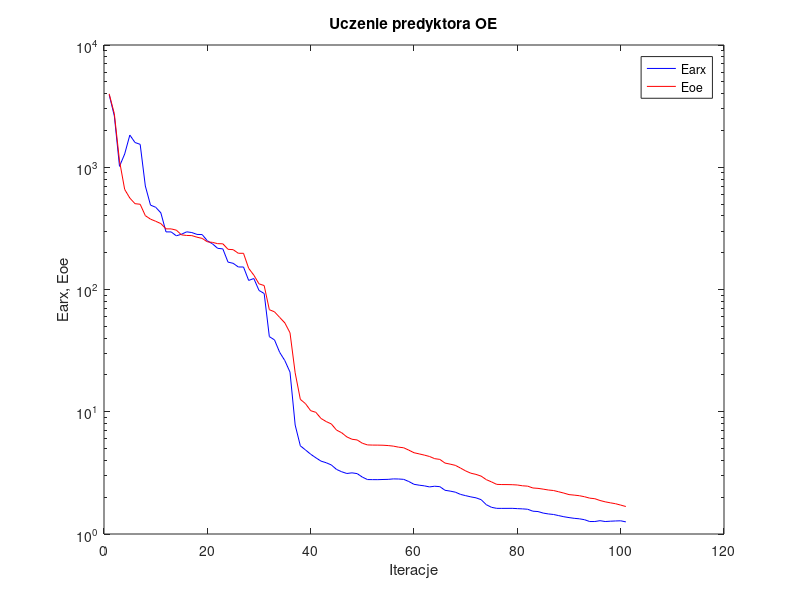
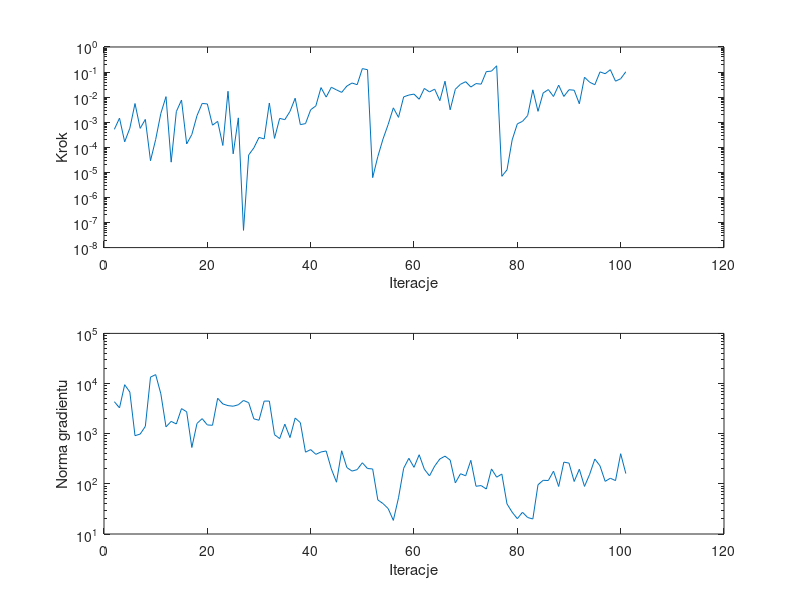

Source code (MATLAB) for these figures, in order:
%uczenie predyktora oe
clear all;
n=0; farx(n+1)=3.923223e+003; foe(n+1)=3.984579e+003; wspucz(n+1)=0.000000e+000; ng(n+1)=0.000000e+000;
%odnowa zmiennej metryki
n=1; farx(n+1)=2.629732e+003; foe(n+1)=2.739779e+003; krok(n+1)=5.188110e-004; ng(n+1)=4.350435e+003;
n=2; farx(n+1)=1.017573e+003; foe(n+1)=1.127627e+003; krok(n+1)=1.454759e-003; ng(n+1)=3.272105e+003;
n=3; farx(n+1)=1.283623e+003; foe(n+1)=6.587955e+002; krok(n+1)=1.650796e-004; ng(n+1)=9.477435e+003;
n=4; farx(n+1)=1.834092e+003; foe(n+1)=5.596694e+002; krok(n+1)=5.747417e-004; ng(n+1)=6.766179e+003;
n=5; farx(n+1)=1.593633e+003; foe(n+1)=5.035143e+002; krok(n+1)=5.557598e-003; ng(n+1)=9.129568e+002;
n=6; farx(n+1)=1.539719e+003; foe(n+1)=4.981444e+002; krok(n+1)=5.688063e-004; ng(n+1)=9.824566e+002;
n=7; farx(n+1)=7.025078e+002; foe(n+1)=4.018327e+002; krok(n+1)=1.291963e-003; ng(n+1)=1.398122e+003;
n=8; farx(n+1)=4.901011e+002; foe(n+1)=3.763648e+002; krok(n+1)=2.911585e-005; ng(n+1)=1.343095e+004;
n=9; farx(n+1)=4.707003e+002; foe(n+1)=3.615278e+002; krok(n+1)=2.044712e-004; ng(n+1)=1.506577e+004;
n=10; farx(n+1)=4.239506e+002; foe(n+1)=3.460822e+002; krok(n+1)=2.241713e-003; ng(n+1)=6.243382e+003;
n=11; farx(n+1)=2.960096e+002; foe(n+1)=3.134295e+002; krok(n+1)=1.046652e-002; ng(n+1)=1.370046e+003;
n=12; farx(n+1)=2.958280e+002; foe(n+1)=3.131833e+002; krok(n+1)=2.555890e-005; ng(n+1)=1.759263e+003;
n=13; farx(n+1)=2.748268e+002; foe(n+1)=3.058403e+002; krok(n+1)=2.647020e-003; ng(n+1)=1.563415e+003;
n=14; farx(n+1)=2.832979e+002; foe(n+1)=2.798038e+002; krok(n+1)=7.680234e-003; ng(n+1)=3.162138e+003;
n=15; farx(n+1)=2.963500e+002; foe(n+1)=2.768019e+002; krok(n+1)=1.357061e-004; ng(n+1)=2.738391e+003;
n=16; farx(n+1)=2.923303e+002; foe(n+1)=2.759273e+002; krok(n+1)=3.229906e-004; ng(n+1)=5.306995e+002;
n=17; farx(n+1)=2.822574e+002; foe(n+1)=2.678822e+002; krok(n+1)=1.830478e-003; ng(n+1)=1.602910e+003;
n=18; farx(n+1)=2.813052e+002; foe(n+1)=2.618341e+002; krok(n+1)=5.608389e-003; ng(n+1)=1.995909e+003;
n=19; farx(n+1)=2.503273e+002; foe(n+1)=2.455367e+002; krok(n+1)=5.355898e-003; ng(n+1)=1.493973e+003;
n=20; farx(n+1)=2.362536e+002; foe(n+1)=2.429066e+002; krok(n+1)=7.624904e-004; ng(n+1)=1.472997e+003;
n=21; farx(n+1)=2.171613e+002; foe(n+1)=2.371399e+002; krok(n+1)=1.081189e-003; ng(n+1)=5.094245e+003;
n=22; farx(n+1)=2.149637e+002; foe(n+1)=2.365485e+002; krok(n+1)=1.180809e-004; ng(n+1)=3.923561e+003;
n=23; farx(n+1)=1.675520e+002; foe(n+1)=2.132620e+002; krok(n+1)=1.713076e-002; ng(n+1)=3.630413e+003;
n=24; farx(n+1)=1.637599e+002; foe(n+1)=2.117447e+002; krok(n+1)=5.491616e-005; ng(n+1)=3.532113e+003;
n=25; farx(n+1)=1.528319e+002; foe(n+1)=1.978305e+002; krok(n+1)=1.489680e-003; ng(n+1)=3.775350e+003;
%odnowa zmiennej metryki
n=26; farx(n+1)=1.527870e+002; foe(n+1)=1.977767e+002; krok(n+1)=4.863692e-008; ng(n+1)=4.599613e+003;
n=27; farx(n+1)=1.186554e+002; foe(n+1)=1.490185e+002; krok(n+1)=4.934594e-005; ng(n+1)=4.162310e+003;
n=28; farx(n+1)=1.229831e+002; foe(n+1)=1.310188e+002; krok(n+1)=9.441524e-005; ng(n+1)=1.977489e+003;
n=29; farx(n+1)=9.824531e+001; foe(n+1)=1.112323e+002; krok(n+1)=2.471070e-004; ng(n+1)=1.855495e+003;
n=30; farx(n+1)=9.278352e+001; foe(n+1)=1.077358e+002; krok(n+1)=2.160041e-004; ng(n+1)=4.465556e+003;
n=31; farx(n+1)=4.117079e+001; foe(n+1)=6.837914e+001; krok(n+1)=5.836445e-003; ng(n+1)=4.474383e+003;
n=32; farx(n+1)=3.870479e+001; foe(n+1)=6.569311e+001; krok(n+1)=2.266194e-004; ng(n+1)=9.570971e+002;
n=33; farx(n+1)=3.061567e+001; foe(n+1)=5.913308e+001; krok(n+1)=1.420248e-003; ng(n+1)=7.981068e+002;
n=34; farx(n+1)=2.621130e+001; foe(n+1)=5.332330e+001; krok(n+1)=1.265711e-003; ng(n+1)=1.551057e+003;
n=35; farx(n+1)=2.109945e+001; foe(n+1)=4.425306e+001; krok(n+1)=2.707062e-003; ng(n+1)=8.362102e+002;
n=36; farx(n+1)=7.786492e+000; foe(n+1)=2.079515e+001; krok(n+1)=9.041785e-003; ng(n+1)=2.051243e+003;
n=37; farx(n+1)=5.264528e+000; foe(n+1)=1.263088e+001; krok(n+1)=8.017326e-004; ng(n+1)=1.663445e+003;
n=38; farx(n+1)=4.869591e+000; foe(n+1)=1.164247e+001; krok(n+1)=8.790130e-004; ng(n+1)=4.283520e+002;
n=39; farx(n+1)=4.493878e+000; foe(n+1)=1.020207e+001; krok(n+1)=3.135616e-003; ng(n+1)=4.818249e+002;
n=40; farx(n+1)=4.202667e+000; foe(n+1)=9.893938e+000; krok(n+1)=4.473296e-003; ng(n+1)=3.876897e+002;
n=41; farx(n+1)=3.946917e+000; foe(n+1)=8.814526e+000; krok(n+1)=2.399905e-002; ng(n+1)=4.320008e+002;
n=42; farx(n+1)=3.827893e+000; foe(n+1)=8.314250e+000; krok(n+1)=1.004449e-002; ng(n+1)=4.523853e+002;
n=43; farx(n+1)=3.672635e+000; foe(n+1)=7.947739e+000; krok(n+1)=2.476948e-002; ng(n+1)=1.980522e+002;
n=44; farx(n+1)=3.375019e+000; foe(n+1)=7.081064e+000; krok(n+1)=1.945154e-002; ng(n+1)=1.079147e+002;
n=45; farx(n+1)=3.230470e+000; foe(n+1)=6.735055e+000; krok(n+1)=1.547432e-002; ng(n+1)=4.568971e+002;
n=46; farx(n+1)=3.126035e+000; foe(n+1)=6.226101e+000; krok(n+1)=2.757245e-002; ng(n+1)=2.115857e+002;
n=47; farx(n+1)=3.164725e+000; foe(n+1)=5.957677e+000; krok(n+1)=3.661089e-002; ng(n+1)=1.797341e+002;
n=48; farx(n+1)=3.118589e+000; foe(n+1)=5.879199e+000; krok(n+1)=3.134999e-002; ng(n+1)=1.920844e+002;
n=49; farx(n+1)=2.920485e+000; foe(n+1)=5.527407e+000; krok(n+1)=1.372911e-001; ng(n+1)=2.630044e+002;
n=50; farx(n+1)=2.788021e+000; foe(n+1)=5.354914e+000; krok(n+1)=1.241631e-001; ng(n+1)=2.020965e+002;
%odnowa zmiennej metryki
n=51; farx(n+1)=2.784604e+000; foe(n+1)=5.337804e+000; krok(n+1)=6.169752e-006; ng(n+1)=1.980658e+002;
n=52; farx(n+1)=2.783451e+000; foe(n+1)=5.334283e+000; krok(n+1)=4.285449e-005; ng(n+1)=4.775611e+001;
n=53; farx(n+1)=2.792365e+000; foe(n+1)=5.322977e+000; krok(n+1)=2.130969e-004; ng(n+1)=4.045822e+001;
n=54; farx(n+1)=2.798997e+000; foe(n+1)=5.289327e+000; krok(n+1)=8.132823e-004; ng(n+1)=3.215323e+001;
n=55; farx(n+1)=2.823159e+000; foe(n+1)=5.234124e+000; krok(n+1)=3.739948e-003; ng(n+1)=1.867996e+001;
n=56; farx(n+1)=2.818212e+000; foe(n+1)=5.134804e+000; krok(n+1)=1.561071e-003; ng(n+1)=5.270438e+001;
n=57; farx(n+1)=2.799715e+000; foe(n+1)=5.074548e+000; krok(n+1)=1.023953e-002; ng(n+1)=2.045721e+002;
n=58; farx(n+1)=2.686729e+000; foe(n+1)=4.851066e+000; krok(n+1)=1.210728e-002; ng(n+1)=3.232801e+002;
n=59; farx(n+1)=2.550063e+000; foe(n+1)=4.622447e+000; krok(n+1)=1.321526e-002; ng(n+1)=2.133940e+002;
n=60; farx(n+1)=2.508408e+000; foe(n+1)=4.522300e+000; krok(n+1)=8.237127e-003; ng(n+1)=3.806357e+002;
n=61; farx(n+1)=2.477255e+000; foe(n+1)=4.419811e+000; krok(n+1)=2.223039e-002; ng(n+1)=1.961250e+002;
n=62; farx(n+1)=2.427790e+000; foe(n+1)=4.306721e+000; krok(n+1)=1.614645e-002; ng(n+1)=1.441838e+002;
n=63; farx(n+1)=2.459303e+000; foe(n+1)=4.134088e+000; krok(n+1)=2.080702e-002; ng(n+1)=2.263504e+002;
n=64; farx(n+1)=2.439672e+000; foe(n+1)=4.075666e+000; krok(n+1)=7.242402e-003; ng(n+1)=3.130541e+002;
n=65; farx(n+1)=2.278563e+000; foe(n+1)=3.804462e+000; krok(n+1)=4.320574e-002; ng(n+1)=3.566907e+002;
n=66; farx(n+1)=2.243514e+000; foe(n+1)=3.728460e+000; krok(n+1)=3.127439e-003; ng(n+1)=2.980162e+002;
n=67; farx(n+1)=2.198888e+000; foe(n+1)=3.643623e+000; krok(n+1)=2.065111e-002; ng(n+1)=1.044559e+002;
n=68; farx(n+1)=2.108658e+000; foe(n+1)=3.462785e+000; krok(n+1)=3.264474e-002; ng(n+1)=1.590723e+002;
n=69; farx(n+1)=2.058781e+000; foe(n+1)=3.280282e+000; krok(n+1)=4.130221e-002; ng(n+1)=1.447331e+002;
n=70; farx(n+1)=2.012468e+000; foe(n+1)=3.142983e+000; krok(n+1)=2.525939e-002; ng(n+1)=2.945116e+002;
n=71; farx(n+1)=1.976395e+000; foe(n+1)=3.073560e+000; krok(n+1)=3.468850e-002; ng(n+1)=8.952543e+001;
n=72; farx(n+1)=1.908281e+000; foe(n+1)=2.974067e+000; krok(n+1)=3.300845e-002; ng(n+1)=9.236718e+001;
n=73; farx(n+1)=1.736225e+000; foe(n+1)=2.782822e+000; krok(n+1)=1.047148e-001; ng(n+1)=7.888625e+001;
n=74; farx(n+1)=1.653050e+000; foe(n+1)=2.668387e+000; krok(n+1)=1.088038e-001; ng(n+1)=1.984653e+002;
n=75; farx(n+1)=1.621519e+000; foe(n+1)=2.547225e+000; krok(n+1)=1.778431e-001; ng(n+1)=1.358848e+002;
%odnowa zmiennej metryki
n=76; farx(n+1)=1.620325e+000; foe(n+1)=2.537705e+000; krok(n+1)=6.971762e-006; ng(n+1)=1.569464e+002;
n=77; farx(n+1)=1.620695e+000; foe(n+1)=2.536694e+000; krok(n+1)=1.259177e-005; ng(n+1)=3.980462e+001;
n=78; farx(n+1)=1.621677e+000; foe(n+1)=2.531579e+000; krok(n+1)=1.973390e-004; ng(n+1)=2.719469e+001;
n=79; farx(n+1)=1.612493e+000; foe(n+1)=2.517215e+000; krok(n+1)=8.605927e-004; ng(n+1)=2.020979e+001;
n=80; farx(n+1)=1.605520e+000; foe(n+1)=2.479798e+000; krok(n+1)=1.081070e-003; ng(n+1)=2.713883e+001;
n=81; farx(n+1)=1.593965e+000; foe(n+1)=2.462703e+000; krok(n+1)=1.854565e-003; ng(n+1)=2.132201e+001;
n=82; farx(n+1)=1.536660e+000; foe(n+1)=2.379742e+000; krok(n+1)=1.957537e-002; ng(n+1)=1.993920e+001;
n=83; farx(n+1)=1.526457e+000; foe(n+1)=2.362354e+000; krok(n+1)=2.716773e-003; ng(n+1)=9.585302e+001;
n=84; farx(n+1)=1.483330e+000; foe(n+1)=2.328435e+000; krok(n+1)=1.464382e-002; ng(n+1)=1.176167e+002;
n=85; farx(n+1)=1.459413e+000; foe(n+1)=2.290785e+000; krok(n+1)=2.000182e-002; ng(n+1)=1.166240e+002;
n=86; farx(n+1)=1.444332e+000; foe(n+1)=2.268523e+000; krok(n+1)=1.064021e-002; ng(n+1)=1.789135e+002;
n=87; farx(n+1)=1.414231e+000; foe(n+1)=2.215312e+000; krok(n+1)=3.012318e-002; ng(n+1)=8.866144e+001;
n=88; farx(n+1)=1.384568e+000; foe(n+1)=2.160980e+000; krok(n+1)=1.064021e-002; ng(n+1)=2.712335e+002;
n=89; farx(n+1)=1.362424e+000; foe(n+1)=2.100428e+000; krok(n+1)=1.974372e-002; ng(n+1)=2.593735e+002;
n=90; farx(n+1)=1.343847e+000; foe(n+1)=2.080292e+000; krok(n+1)=1.889482e-002; ng(n+1)=1.114407e+002;
n=91; farx(n+1)=1.331568e+000; foe(n+1)=2.057185e+000; krok(n+1)=5.433546e-003; ng(n+1)=1.955353e+002;
n=92; farx(n+1)=1.309173e+000; foe(n+1)=2.017911e+000; krok(n+1)=6.222343e-002; ng(n+1)=8.890522e+001;
n=93; farx(n+1)=1.264996e+000; foe(n+1)=1.965347e+000; krok(n+1)=3.923333e-002; ng(n+1)=1.551296e+002;
n=94; farx(n+1)=1.265132e+000; foe(n+1)=1.943700e+000; krok(n+1)=3.127687e-002; ng(n+1)=3.127679e+002;
n=95; farx(n+1)=1.285265e+000; foe(n+1)=1.879648e+000; krok(n+1)=1.016482e-001; ng(n+1)=2.281566e+002;
n=96; farx(n+1)=1.264949e+000; foe(n+1)=1.833473e+000; krok(n+1)=8.589342e-002; ng(n+1)=1.121545e+002;
n=97; farx(n+1)=1.272490e+000; foe(n+1)=1.799357e+000; krok(n+1)=1.242132e-001; ng(n+1)=1.294350e+002;
n=98; farx(n+1)=1.278333e+000; foe(n+1)=1.769138e+000; krok(n+1)=4.331299e-002; ng(n+1)=1.161353e+002;
n=99; farx(n+1)=1.282559e+000; foe(n+1)=1.724170e+000; krok(n+1)=5.411858e-002; ng(n+1)=3.989303e+002;
n=100; farx(n+1)=1.256490e+000; foe(n+1)=1.678361e+000; krok(n+1)=1.027628e-001; ng(n+1)=1.604198e+002;

figure; semilogy(farx,'b'); hold on; semilogy(foe,'r'); xlabel('Iteracje'); ylabel('Earx, Eoe'); legend('Earx','Eoe'); title('Uczenie predyktora OE');
figure; subplot(2,1,1); semilogy(krok); xlabel('Iteracje'); ylabel('Krok');
subplot(2,1,2); semilogy(ng); xlabel('Iteracje'); ylabel('Norma gradientu');
Earx=farx(n+1)
Eoe=foe(n+1)
